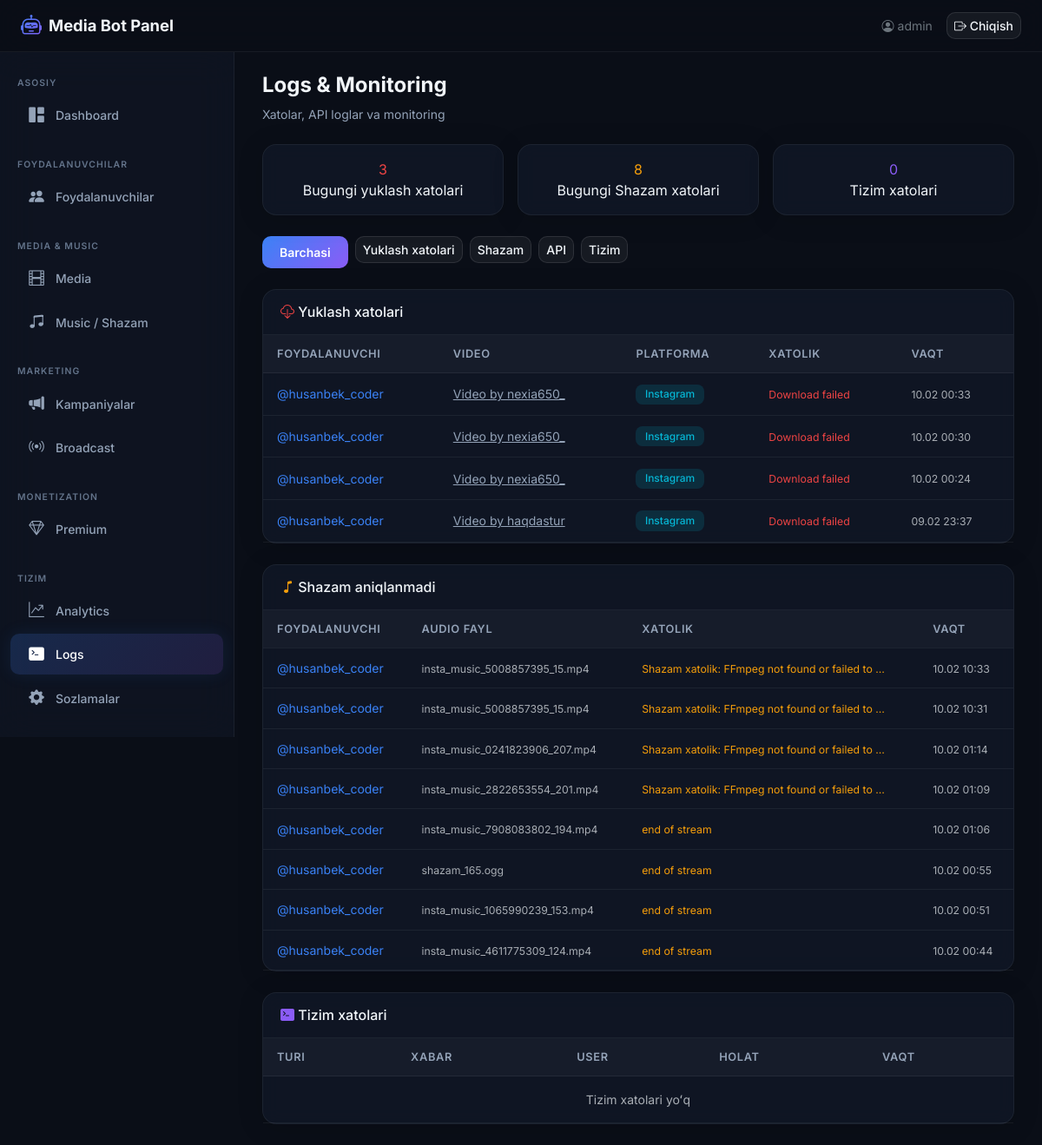
Page /boshqaruv/logs/ (signed in) on the committed database.
### core/models.py (models this page shows, shortened)
class DownloadHistory(models.Model):
    STATUS_CHOICES = [
        ('pending', 'Kutilmoqda'),
        ('processing', 'Ishlanmoqda'),
        ('completed', 'Yakunlandi'),
        ('failed', 'Xatolik'),
    ]
    PLATFORM_CHOICES = [
        ('youtube', 'YouTube'),
        ('instagram', 'Instagram'),
        ('tiktok', 'TikTok'),
        ('snapchat', 'Snapchat'),
        ('likee', 'Likee'),
        ('other', 'Boshqa'),
    ]
    user = models.ForeignKey(
        TelegramUser,
        on_delete=models.CASCADE,
        related_name='downloads',
        verbose_name='Foydalanuvchi',
    )
    video_url = models.URLField(max_length=500, verbose_name='Video havolasi')
    video_title = models.CharField(max_length=500, verbose_name='Video nomi')
    platform = models.CharField(max_length=20, choices=PLATFORM_CHOICES, default='other', verbose_name='Platforma')
    format_label = models.CharField(max_length=50, verbose_name='Format')
    status = models.CharField(max_length=20, choices=STATUS_CHOICES, default='pending', verbose_name='Holat')
    file_size = models.BigIntegerField(null=True, blank=True, verbose_name='Fayl hajmi (bayt)')
    error_message = models.TextField(blank=True, null=True, verbose_name='Xatolik xabari')
    downloaded_at = models.DateTimeField(auto_now_add=True, verbose_name='Yuklangan vaqt')
    completed_at = models.DateTimeField(null=True, blank=True, verbose_name='Yakunlangan vaqt')
    class Meta:
        verbose_name = 'Yuklash tarixi'
        verbose_name_plural = 'Yuklash tarixi'
        ordering = ['-downloaded_at']

class TelegramUser(models.Model):
    telegram_id = models.BigIntegerField(unique=True, verbose_name='Telegram ID')
    username = models.CharField(max_length=255, blank=True, null=True, verbose_name='Username')
    first_name = models.CharField(max_length=255, verbose_name='Ism')
    last_name = models.CharField(max_length=255, blank=True, null=True, verbose_name='Familiya')
    created_at = models.DateTimeField(auto_now_add=True, verbose_name='Ro\'yxatdan o\'tgan vaqt')
    last_active = models.DateTimeField(auto_now=True, verbose_name='Oxirgi faollik')
    download_count = models.PositiveIntegerField(default=0, verbose_name='Yuklashlar soni')
    is_premium = models.BooleanField(default=False, verbose_name='Premium')
    is_banned = models.BooleanField(default=False, verbose_name='Bloklangan')
    class Meta:
        verbose_name = 'Foydalanuvchi'
        verbose_name_plural = 'Foydalanuvchilar'
        ordering = ['-last_active']
    def __str__(self):
        if self.username:
            return f'@{self.username}'
        return self.first_name

class ShazamLog(models.Model):
    user = models.ForeignKey(
        TelegramUser,
        on_delete=models.CASCADE,
        related_name='shazam_logs',
        verbose_name='Foydalanuvchi',
    )
    audio_file_name = models.CharField(max_length=255, verbose_name='Audio fayl nomi')
    recognized_title = models.CharField(max_length=500, blank=True, null=True, verbose_name='Aniqlangan qo\'shiq')
    recognized_artist = models.CharField(max_length=500, blank=True, null=True, verbose_name='Aniqlangan ijrochi')
    is_successful = models.BooleanField(default=False, verbose_name='Muvaffaqiyatli')
    error_message = models.TextField(blank=True, null=True, verbose_name='Xatolik xabari')
    recognized_at = models.DateTimeField(auto_now_add=True, verbose_name='Aniqlangan vaqt')
    class Meta:
        verbose_name = 'Shazam log'
        verbose_name_plural = 'Shazam loglar'
        ordering = ['-recognized_at']

### dashboard/views.py (the view)
# urls.py: path('boshqaruv/logs/', views.logs_view, name='logs'),
@login_required(login_url=LOGIN_URL)
def logs_view(request):
    log_type = request.GET.get('type', 'all')
    try:
        error_logs = ErrorLog.objects.order_by('-created_at')
        if log_type != 'all':
            error_logs = error_logs.filter(error_type=log_type)
        error_logs = error_logs[:100]
        error_log_exists = True
    except Exception:
        error_logs = []
        error_log_exists = False
    download_errors = DownloadHistory.objects.filter(
        status='failed'
    ).select_related('user').order_by('-downloaded_at')[:50]
    shazam_fails = ShazamLog.objects.filter(
        is_successful=False
    ).select_related('user').order_by('-recognized_at')[:50]
    today = timezone.now().date()
    today_download_errors = DownloadHistory.objects.filter(status='failed', downloaded_at__date=today).count()
    today_shazam_fails = ShazamLog.objects.filter(is_successful=False, recognized_at__date=today).count()
    try:
        today_system_errors = ErrorLog.objects.filter(created_at__date=today).count()
    except Exception:
        today_system_errors = 0
    context = {
        'error_logs': error_logs,
        'error_log_exists': error_log_exists,
        'download_errors': download_errors,
        'shazam_fails': shazam_fails,
        'log_type': log_type,
        'today_download_errors': today_download_errors,
        'today_shazam_fails': today_shazam_fails,
        'today_system_errors': today_system_errors,
    }
    return render(request, 'dashboard/logs.html', context)

### templates/dashboard/logs.html (shortened to what this page needs)
{% extends 'dashboard/base.html' %}
{% block content %}
<div class="mb-4">
    <h1 class="page-title">Logs & Monitoring</h1>
    <p class="page-subtitle mb-0">Xatolar, API loglar va monitoring</p>
</div>
<div class="row g-3 mb-4">
    <div class="col-md-4">
        <div class="glass-card p-3 text-center">
            <div class="stat-value counter-animate" style="color:var(--accent-red);">{{ today_download_errors }}</div>
            <div class="stat-label">Bugungi yuklash xatolari</div>
        </div>
    </div>
    <div class="col-md-4">
        <div class="glass-card p-3 text-center">
            <div class="stat-value counter-animate" style="color:var(--accent-orange);">{{ today_shazam_fails }}</div>
            <div class="stat-label">Bugungi Shazam xatolari</div>
        </div>
    </div>
    <div class="col-md-4">
        <div class="glass-card p-3 text-center">
            <div class="stat-value counter-animate" style="color:var(--accent-purple);">{{ today_system_errors }}</div>
            <div class="stat-label">Tizim xatolari</div>
        </div>
    </div>
</div>
<ul class="nav nav-pills mb-4 gap-2">
    <li class="nav-item">
        <a class="btn btn-sm {% if log_type == 'all' %}btn-accent{% else %}btn-glass{% endif %}" href="?type=all">Barchasi</a>
    </li>
    <li class="nav-item">
        <a class="btn btn-sm {% if log_type == 'download_error' %}btn-accent{% else %}btn-glass{% endif %}" href="?type=download_error">Yuklash xatolari</a>
    </li>
    <li class="nav-item">
        <a class="btn btn-sm {% if log_type == 'shazam_error' %}btn-accent{% else %}btn-glass{% endif %}" href="?type=shazam_error">Shazam</a>
    </li>
    <li class="nav-item">
        <a class="btn btn-sm {% if log_type == 'api_error' %}btn-accent{% else %}btn-glass{% endif %}" href="?type=api_error">API</a>
    </li>
    <li class="nav-item">
        <a class="btn btn-sm {% if log_type == 'system_error' %}btn-accent{% else %}btn-glass{% endif %}" href="?type=system_error">Tizim</a>
    </li>
</ul>
<div class="glass-card mb-4">
    <div class="card-header">
        <h6 class="mb-0"><i class="bi bi-cloud-download" style="color:var(--accent-red);"></i> Yuklash xatolari</h6>
    </div>
    <div class="card-body p-0">
        <div class="table-responsive">
            <table class="table table-dark-custom mb-0">
                <thead>
                    <tr>
                        <th>Foydalanuvchi</th>
                        <th>Video</th>
                        <th>Platforma</th>
                        <th>Xatolik</th>
                        <th>Vaqt</th>
                    </tr>
                </thead>
                <tbody>
                    {% for d in download_errors %}
                    <tr>
                        <td><a href="{% url 'dashboard:user_detail' d.user.pk %}" class="text-decoration-none" style="color:var(--accent-blue);">{{ d.user }}</a></td>
                        <td class="link-cell"><a href="{{ d.video_url }}" target="_blank" style="color:var(--text-secondary);">{{ d.video_title|truncatewords:4 }}</a></td>
                        <td><span class="badge badge-glow badge-info">{{ d.get_platform_display }}</span></td>
                        <td><small style="color:var(--accent-red);">{{ d.error_message|default:"Nomaʻlum xato"|truncatewords:8 }}</small></td>
                        <td><small class="text-muted">{{ d.downloaded_at|date:"d.m H:i" }}</small></td>
                    </tr>
                    {% empty %}
                    <tr><td colspan="5" class="text-center text-muted py-3">Yuklash xatolari yoʻq</td></tr>
                    {% endfor %}
                </tbody>
            </table>
        </div>
    </div>
</div>
<div class="glass-card mb-4">
    <div class="card-header">
        <h6 class="mb-0"><i class="bi bi-music-note" style="color:var(--accent-orange);"></i> Shazam aniqlanmadi</h6>
    </div>
    <div class="card-body p-0">
        <div class="table-responsive">
            <table class="table table-dark-custom mb-0">
                <thead>
                    <tr>
                        <th>Foydalanuvchi</th>
                        <th>Audio fayl</th>
                        <th>Xatolik</th>
                        <th>Vaqt</th>
                    </tr>
                </thead>
                <tbody>
                    {% for s in shazam_fails %}
                    <tr>
                        <td><a href="{% url 'dashboard:user_detail' s.user.pk %}" class="text-decoration-none" style="color:var(--accent-blue);">{{ s.user }}</a></td>
                        <td><small class="text-muted">{{ s.audio_file_name|truncatewords:3 }}</small></td>
                        <td><small style="color:var(--accent-orange);">{{ s.error_message|default:"Aniqlanmadi"|truncatewords:8 }}</small></td>
                        <td><small class="text-muted">{{ s.recognized_at|date:"d.m H:i" }}</small></td>
                    </tr>
                    {% empty %}
                    <tr><td colspan="4" class="text-center text-muted py-3">Shazam xatolari yoʻq</td></tr>
                    {% endfor %}
                </tbody>
            </table>
        </div>
    </div>
</div>
{% if error_log_exists %}
<div class="glass-card">
    <div class="card-header">
        <h6 class="mb-0"><i class="bi bi-terminal-fill" style="color:var(--accent-purple);"></i> Tizim xatolari</h6>
    </div>
    <div class="card-body p-0">
        <div class="table-responsive">
            <table class="table table-dark-custom mb-0">
                <thead>
                    <tr>
                        <th>Turi</th>
                        <th>Xabar</th>
                        <th>User</th>
                        <th>Holat</th>
                        <th>Vaqt</th>
                    </tr>
                </thead>
                <tbody>
                    {% for e in error_logs %}
                    <tr>
                        <td><span class="badge badge-glow badge-danger">{{ e.get_error_type_display }}</span></td>
                        <td><small style="color:var(--text-secondary);">{{ e.message|truncatewords:10 }}</small></td>
                        <td>{% if e.user %}<a href="{% url 'dashboard:user_detail' e.user.pk %}" style="color:var(--accent-blue);">{{ e.user }}</a>{% else %}—{% endif %}</td>
                        <td>
                            {% if e.is_resolved %}<span class="badge badge-glow badge-success">Hal qilindi</span>
                            {% else %}<span class="badge badge-glow badge-danger">Ochiq</span>{% endif %}
                        </td>
                        <td><small class="text-muted">{{ e.created_at|date:"d.m H:i" }}</small></td>
                    </tr>
                    {% empty %}
                    <tr><td colspan="5" class="text-center text-muted py-3">Tizim xatolari yoʻq</td></tr>
                    {% endfor %}
                </tbody>
            </table>
        </div>
    </div>
</div>
{% endif %}
{% endblock %}

### templates/dashboard/base.html (shortened to what this page needs)
{% load static %}
<!DOCTYPE html>
<html lang="uz" data-bs-theme="dark">
<head>
    <link href="https://cdn.jsdelivr.net/npm/bootstrap@5.3.2/dist/css/bootstrap.min.css" rel="stylesheet">
    <link href="https://cdn.jsdelivr.net/npm/bootstrap-icons@1.11.1/font/bootstrap-icons.css" rel="stylesheet">
</head>
<body>
    <div class="top-navbar">
        <a class="brand" href="{% url 'dashboard:home' %}">
            <i class="bi bi-robot"></i> Media Bot Panel
        </a>
        <div class="ms-auto d-flex align-items-center gap-3">
            <span class="text-secondary small">
                <i class="bi bi-person-circle"></i> {{ request.user.username }}
            </span>
            <a href="{% url 'dashboard:logout' %}" class="btn btn-glass btn-sm">
                <i class="bi bi-box-arrow-right"></i> Chiqish
            </a>
        </div>
    </div>
    <aside class="sidebar">
        <nav class="nav flex-column">
            <div class="nav-section">Asosiy</div>
            <a class="nav-link {% if request.resolver_match.url_name == 'home' %}active{% endif %}" href="{% url 'dashboard:home' %}">
                <i class="bi bi-grid-1x2-fill"></i> Dashboard
            </a>
            <div class="nav-section mt-3">Foydalanuvchilar</div>
            <a class="nav-link {% if request.resolver_match.url_name == 'users' or request.resolver_match.url_name == 'user_detail' %}active{% endif %}" href="{% url 'dashboard:users' %}">
                <i class="bi bi-people-fill"></i> Foydalanuvchilar
            </a>
            <div class="nav-section mt-3">Media & Music</div>
            <a class="nav-link {% if request.resolver_match.url_name == 'media' %}active{% endif %}" href="{% url 'dashboard:media' %}">
                <i class="bi bi-film"></i> Media
            </a>
            <a class="nav-link {% if request.resolver_match.url_name == 'music' %}active{% endif %}" href="{% url 'dashboard:music' %}">
                <i class="bi bi-music-note-beamed"></i> Music / Shazam
            </a>
            <div class="nav-section mt-3">Marketing</div>
            <a class="nav-link {% if request.resolver_match.url_name == 'ads' %}active{% endif %}" href="{% url 'dashboard:ads' %}">
                <i class="bi bi-megaphone-fill"></i> Kampaniyalar
            </a>
            <a class="nav-link {% if request.resolver_match.url_name == 'broadcast' %}active{% endif %}" href="{% url 'dashboard:broadcast' %}">
                <i class="bi bi-broadcast"></i> Broadcast
            </a>
            <div class="nav-section mt-3">Monetization</div>
            <a class="nav-link {% if request.resolver_match.url_name == 'premium' %}active{% endif %}" href="{% url 'dashboard:premium' %}">
                <i class="bi bi-gem"></i> Premium
            </a>
            <div class="nav-section mt-3">Tizim</div>
            <a class="nav-link {% if request.resolver_match.url_name == 'analytics' %}active{% endif %}" href="{% url 'dashboard:analytics' %}">
                <i class="bi bi-graph-up-arrow"></i> Analytics
            </a>
            <a class="nav-link {% if request.resolver_match.url_name == 'logs' %}active{% endif %}" href="{% url 'dashboard:logs' %}">
                <i class="bi bi-terminal-fill"></i> Logs
            </a>
            <a class="nav-link {% if request.resolver_match.url_name == 'settings' %}active{% endif %}" href="{% url 'dashboard:settings' %}">
                <i class="bi bi-gear-fill"></i> Sozlamalar
            </a>
        </nav>
    </aside>
    <main class="main-content">
        {% block content %}{% endblock %}
    </main>
</body>
</html>

### rows in the picture
DownloadHistory: user "@husanbek_coder", video_title "Video by nexia650_", platform "Instagram", error_message "Download failed", downloaded_at "10.02 00:33"
DownloadHistory: user "@husanbek_coder", video_title "Video by nexia650_", platform "Instagram", error_message "Download failed", downloaded_at "10.02 00:30"
DownloadHistory: user "@husanbek_coder", video_title "Video by nexia650_", platform "Instagram", error_message "Download failed", downloaded_at "10.02 00:24"
DownloadHistory: user "@husanbek_coder", video_title "Video by haqdastur", platform "Instagram", error_message "Download failed", downloaded_at "09.02 23:37"
ShazamLog: user "@husanbek_coder", audio_file_name "insta_music_5008857395_15.mp4", error_message "Shazam xatolik: FFmpeg not found or failed to …", recognized_at "10.02 10:33"
ShazamLog: user "@husanbek_coder", audio_file_name "insta_music_5008857395_15.mp4", error_message "Shazam xatolik: FFmpeg not found or failed to …", recognized_at "10.02 10:31"
ShazamLog: user "@husanbek_coder", audio_file_name "insta_music_0241823906_207.mp4", error_message "Shazam xatolik: FFmpeg not found or failed to …", recognized_at "10.02 01:14"
ShazamLog: user "@husanbek_coder", audio_file_name "insta_music_2822653554_201.mp4", error_message "Shazam xatolik: FFmpeg not found or failed to …", recognized_at "10.02 01:09"
ShazamLog: user "@husanbek_coder", audio_file_name "insta_music_7908083802_194.mp4", error_message "end of stream", recognized_at "10.02 01:06"
ShazamLog: user "@husanbek_coder", audio_file_name "shazam_165.ogg", error_message "end of stream", recognized_at "10.02 00:55"
ShazamLog: user "@husanbek_coder", audio_file_name "insta_music_1065990239_153.mp4", error_message "end of stream", recognized_at "10.02 00:51"
ShazamLog: user "@husanbek_coder", audio_file_name "insta_music_4611775309_124.mp4", error_message "end of stream", recognized_at "10.02 00:44"

### other values in the picture
{{ request.user.username }} "admin"
{{ today_download_errors }} "3"
{{ today_shazam_fails }} "8"
{{ today_system_errors }} "0"
